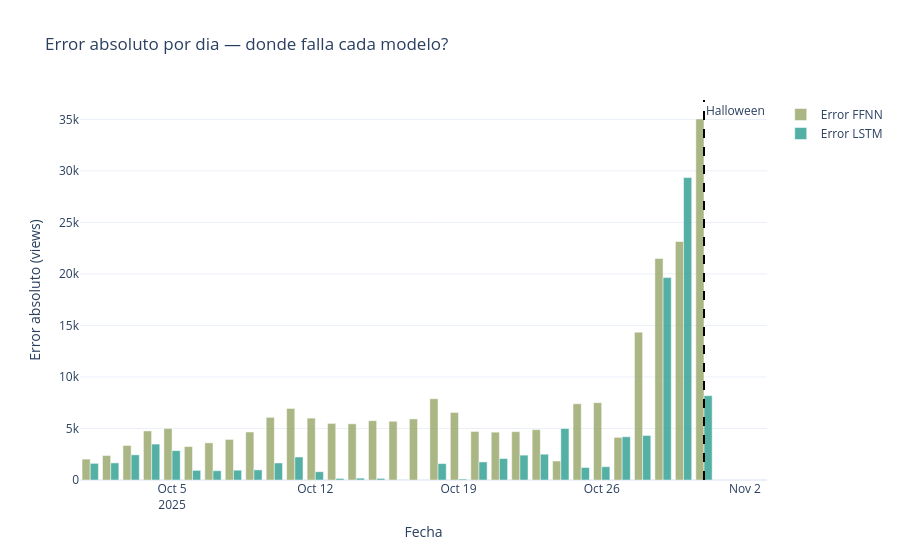

Here is the notebook cell this chart was saved with:
### Markdown cell above
## <font color= #bbc28d> &ensp; • **Análisis del error por día: spike vs. días normales** </font>
Además de las métricas globales, también se analiza cómo se distribuye el error a lo largo de octubre. Esto es importante porque un modelo podría tener buenas métricas promedio simplemente por acertar en los días normales, pero fallar justamente en Halloween.

Por esa razón, se separa explícitamente el error del 31 de octubre del error promedio en el resto del mes.

Este análisis permite verificar si los `sample_weights` realmente ayudaron al modelo a prestar más atención al spike y a la rampa previa, en lugar de enfocarse únicamente en minimizar el error general de la serie.

La gráfica muestra el error absoluto diario de ambos modelos y permite identificar en qué momentos cada arquitectura falla más.

### Code cell
errores_ffnn = np.abs(real - preds_ffnn)
errores_lstm = np.abs(real - preds_lstm)

fig = go.Figure()
fig.add_trace(go.Bar(x=fechas, y=errores_ffnn, name='Error FFNN', marker_color='#95a565', opacity=0.8))
fig.add_trace(go.Bar(x=fechas, y=errores_lstm, name='Error LSTM', marker_color='#2a9d8f', opacity=0.8))

fig.add_vline(
    x=pd.Timestamp('2025-10-31').timestamp() * 1000,
    line=dict(color='black', dash='dash'),
    annotation_text='Halloween'
)

fig.update_layout(
    title='Error absoluto por dia — donde falla cada modelo?',
    xaxis_title='Fecha', yaxis_title='Error absoluto (views)',
    barmode='group', template='plotly_white'
)
fig.write_html('Assets/errores_acumulados_2.html',include_plotlyjs='cdn', full_html=False)
fig.show()

spike_idx  = fechas.day == 31
normal_idx = ~spike_idx

print('Error en el spike (31-oct 2025):')
print(f'  FFNN: {errores_ffnn[spike_idx][0]:,.0f} views')
print(f'  LSTM: {errores_lstm[spike_idx][0]:,.0f} views')

print('\nError promedio dias normales (1-30 oct):')
print(f'  FFNN: {errores_ffnn[normal_idx].mean():,.0f} views')
print(f'  LSTM: {errores_lstm[normal_idx].mean():,.0f} views')

### Figure 1 — Plotly figure (JSON) as saved in the notebook; plotly's stock layout.template omitted (floating-point values rounded to 4 significant figures)
{"data": [{"marker": {"color": "#95a565"}, "name": "Error FFNN", "opacity": 0.8, "type": "bar", "x": ["2025-10-01T00:00:00.000000", "2025-10-02T00:00:00.000000", "2025-10-03T00:00:00.000000", "2025-10-04T00:00:00.000000", "2025-10-05T00:00:00.000000", "2025-10-06T00:00:00.000000", "2025-10-07T00:00:00.000000", "2025-10-08T00:00:00.000000", "2025-10-09T00:00:00.000000", "2025-10-10T00:00:00.000000", "2025-10-11T00:00:00.000000", "2025-10-12T00:00:00.000000", "2025-10-13T00:00:00.000000", "2025-10-14T00:00:00.000000", "2025-10-15T00:00:00.000000", "2025-10-16T00:00:00.000000", "2025-10-17T00:00:00.000000", "2025-10-18T00:00:00.000000", "2025-10-19T00:00:00.000000", "2025-10-20T00:00:00.000000", "2025-10-21T00:00:00.000000", "2025-10-22T00:00:00.000000", "2025-10-23T00:00:00.000000", "2025-10-24T00:00:00.000000", "2025-10-25T00:00:00.000000", "2025-10-26T00:00:00.000000", "2025-10-27T00:00:00.000000", "2025-10-28T00:00:00.000000", "2025-10-29T00:00:00.000000", "2025-10-30T00:00:00.000000", "2025-10-31T00:00:00.000000"], "y": [2029.0, 2378.0, 3352.0, 4762.0, 5002.0, 3244.0, 3604.0, 3938.0, 4661.0, 6079.0, 6945.0, 6007.0, 5494.0, 5455.0, 5758.0, 5700.0, 5927.0, 7888.0, 6555.0, 4715.0, 4645.0, 4692.0, 4887.0, 1842.0, 7402.0, 7509.0, 4139.0, 14350.0, 21500.0, 23140.0, 35040.0]}, {"marker": {"color": "#2a9d8f"}, "name": "Error LSTM", "opacity": 0.8, "type": "bar", "x": ["2025-10-01T00:00:00.000000", "2025-10-02T00:00:00.000000", "2025-10-03T00:00:00.000000", "2025-10-04T00:00:00.000000", "2025-10-05T00:00:00.000000", "2025-10-06T00:00:00.000000", "2025-10-07T00:00:00.000000", "2025-10-08T00:00:00.000000", "2025-10-09T00:00:00.000000", "2025-10-10T00:00:00.000000", "2025-10-11T00:00:00.000000", "2025-10-12T00:00:00.000000", "2025-10-13T00:00:00.000000", "2025-10-14T00:00:00.000000", "2025-10-15T00:00:00.000000", "2025-10-16T00:00:00.000000", "2025-10-17T00:00:00.000000", "2025-10-18T00:00:00.000000", "2025-10-19T00:00:00.000000", "2025-10-20T00:00:00.000000", "2025-10-21T00:00:00.000000", "2025-10-22T00:00:00.000000", "2025-10-23T00:00:00.000000", "2025-10-24T00:00:00.000000", "2025-10-25T00:00:00.000000", "2025-10-26T00:00:00.000000", "2025-10-27T00:00:00.000000", "2025-10-28T00:00:00.000000", "2025-10-29T00:00:00.000000", "2025-10-30T00:00:00.000000", "2025-10-31T00:00:00.000000"], "y": [1615.0, 1662.0, 2445.0, 3487.0, 2852.0, 935.1, 901.7, 954.7, 984.4, 1649.0, 2232.0, 806.8, 155.2, 181.1, 156.8, 26.15, 12.14, 1594.0, 98.05, 1752.0, 2084.0, 2413.0, 2505.0, 4995.0, 1216.0, 1293.0, 4198.0, 4325.0, 19640.0, 29350.0, 8184.0]}], "layout": {"annotations": [{"showarrow": false, "text": "Halloween", "x": 1761868800000, "xanchor": "left", "xref": "x", "y": 1, "yanchor": "top", "yref": "y domain"}], "barmode": "group", "shapes": [{"line": {"color": "black", "dash": "dash"}, "type": "line", "x0": 1761868800000, "x1": 1761868800000, "xref": "x", "y0": 0, "y1": 1, "yref": "y domain"}], "title": {"text": "Error absoluto por dia — donde falla cada modelo?"}, "xaxis": {"title": {"text": "Fecha"}}, "yaxis": {"title": {"text": "Error absoluto (views)"}}}}
